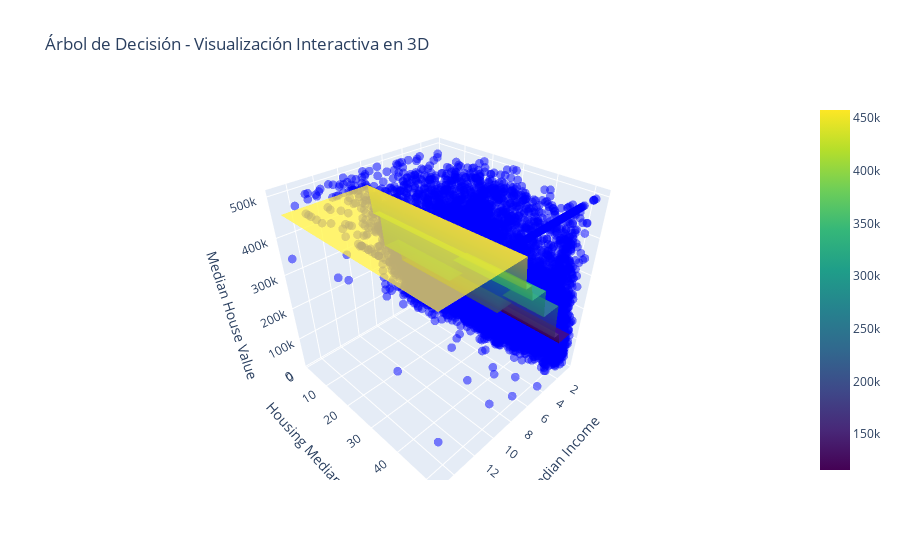

Here is the notebook cell this chart was saved with:
### Markdown cell above
### 2 variables

median_income y housing_median_age

### Code cell
import plotly.graph_objects as go
import numpy as np
from sklearn.tree import DecisionTreeRegressor
from sklearn.model_selection import train_test_split
import pandas as pd

# Seleccionar dos variables predictoras
X = housing[['median_income', 'housing_median_age']].values
y = housing['median_house_value'].values

# Dividir en entrenamiento y prueba
X_train, X_test, y_train, y_test = train_test_split(X, y, test_size=0.2, random_state=42)

# Entrenar el modelo de árbol de decisión
tree_regressor_3d = DecisionTreeRegressor(max_depth=3, random_state=42)
tree_regressor_3d.fit(X_train, y_train)

# Crear una malla de valores para predecir
x_range = np.linspace(X[:, 0].min(), X[:, 0].max(), 50)
y_range = np.linspace(X[:, 1].min(), X[:, 1].max(), 50)
X_grid, Y_grid = np.meshgrid(x_range, y_range)
Z_pred = tree_regressor_3d.predict(np.c_[X_grid.ravel(), Y_grid.ravel()]).reshape(X_grid.shape)

# Crear la figura interactiva
fig = go.Figure()

# Agregar los datos reales como scatter 3D
fig.add_trace(go.Scatter3d(
    x=X[:, 0], y=X[:, 1], z=y,
    mode='markers',
    marker=dict(size=3, color='blue', opacity=0.5),
    name="Datos reales"
))

# Agregar la superficie de predicción del árbol de decisión
fig.add_trace(go.Surface(
    x=x_range, y=y_range, z=Z_pred,
    colorscale="viridis",
    opacity=0.7,
    name="Predicción del Árbol"
))

# Configuración de ejes
fig.update_layout(
    title="Árbol de Decisión - Visualización Interactiva en 3D",
    scene=dict(
        xaxis_title="Median Income",
        yaxis_title="Housing Median Age",
        zaxis_title="Median House Value"
    )
)

# Mostrar el gráfico interactivo
fig.show()

### Figure 1 — Plotly figure (JSON) as saved in the notebook; plotly's stock layout.template omitted (floating-point values rounded to 4 significant figures; data arrays with more than 128 entries replaced by an {"elided": "..."} marker saying what was removed)
{"data": [{"marker": {"color": "blue", "opacity": 0.5, "size": 3}, "mode": "markers", "name": "Datos reales", "type": "scatter3d", "x": {"elided": "20640 float values"}, "y": {"elided": "20640 float values"}, "z": {"elided": "20640 float values"}}, {"colorscale": [[0, "#440154"], [0.1111, "#482878"], [0.2222, "#3e4989"], [0.3333, "#31688e"], [0.4444, "#26828e"], [0.5556, "#1f9e89"], [0.6667, "#35b779"], [0.7778, "#6ece58"], [0.8889, "#b5de2b"], [1, "#fde725"]], "name": "Predicción del Árbol", "opacity": 0.7, "type": "surface", "x": [0.4999, 0.7958, 1.092, 1.388, 1.684, 1.98, 2.275, 2.571, 2.867, 3.163, 3.459, 3.755, 4.051, 4.347, 4.643, 4.939, 5.235, 5.531, 5.827, 6.122, 6.418, 6.714, 7.01, 7.306, 7.602, 7.898, 8.194, 8.49, 8.786, 9.082, 9.378, 9.673, 9.969, 10.27, 10.56, 10.86, 11.15, 11.45, 11.74, 12.04, 12.34, 12.63, 12.93, 13.22, 13.52, 13.82, 14.11, 14.41, 14.7, 15.0], "y": [1.0, 2.041, 3.082, 4.122, 5.163, 6.204, 7.245, 8.286, 9.327, 10.37, 11.41, 12.45, 13.49, 14.53, 15.57, 16.61, 17.65, 18.69, 19.73, 20.78, 21.82, 22.86, 23.9, 24.94, 25.98, 27.02, 28.06, 29.1, 30.14, 31.18, 32.22, 33.27, 34.31, 35.35, 36.39, 37.43, 38.47, 39.51, 40.55, 41.59, 42.63, 43.67, 44.71, 45.76, 46.8, 47.84, 48.88, 49.92, 50.96, 52.0], "z": {"elided": "50x50 float values"}}], "layout": {"scene": {"xaxis": {"title": {"text": "Median Income"}}, "yaxis": {"title": {"text": "Housing Median Age"}}, "zaxis": {"title": {"text": "Median House Value"}}}, "title": {"text": "Árbol de Decisión - Visualización Interactiva en 3D"}}}
